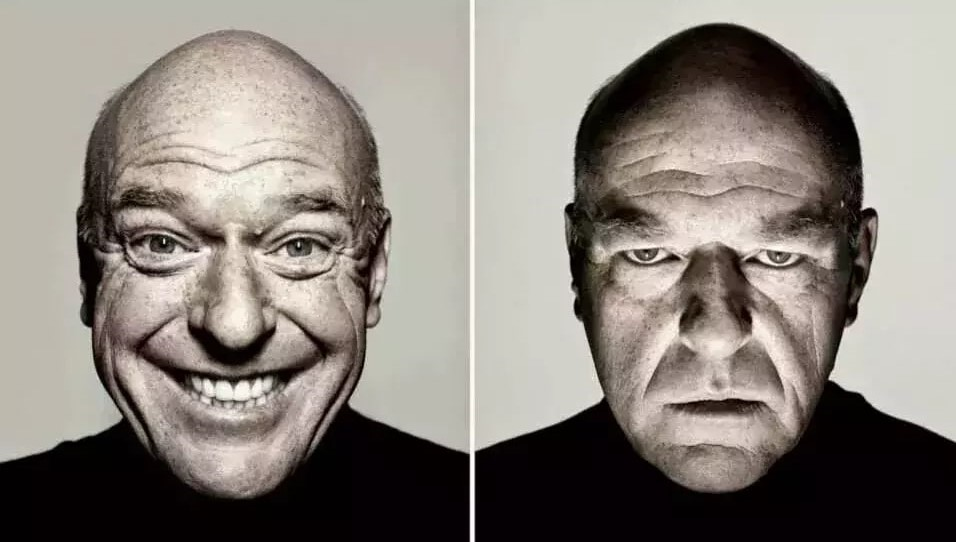
#> input picture SmileFrown.jpg, 956 x 542 px
$ python -i PCA-NMF-Based-Facial-Recog.py   (imports and definitions only)
#> lines starting #> are read from the running program, lines starting #| are printed output that depends on the picture; after the words box and inside, x2 and y2 are one past the last pixel; in counts of white or black regions, pixels touching at a corner belong together
#> further down, picture is the input picture: shape (542, 956, 3); mean B, G, R 125.5, 132.3, 138.9
import cv2
import numpy as np
import matplotlib.pyplot as plt
from sklearn.model_selection import train_test_split
from sklearn.decomposition import PCA
from sklearn.decomposition import NMF
import numpy as np

# Load the file
# [7 lines not run here, left out]

# [1 line that did not run here, left out]
# [1 line not run here, left out]

# Display first 10 images
fig, axs = plt.subplots(2, 5, figsize=(10, 5))
# [6 lines not run here, left out]

# Prepare data
# [1 line that did not run here, left out]
# [1 line that did not run here, left out]
# [1 line that did not run here, left out]

# Clean data
# [1 line that did not run here, left out]

# Split data
# [1 line that did not run here, left out]

pca = PCA()
# [10 lines not run here, left out]
# We can see that around 40 components and more PCA components represent the same data.

n_components = 40
pca = PCA(n_components=n_components, whiten=True)
# [1 line not run here, left out]

# Calculates mean face
# THIS IS OUR AVERAGE FACE FROM THE DATASET :O
# [1 line that did not run here, left out]
# [5 lines not run here, left out]

# Plotting the first 10 eigenfaces
# FEATURE EXTRACTION
# These are the most important components of the PCA
# Eigenfaces are the principal components of the dataset
# They are the directions in which the data varies the most
# [1 line that did not run here, left out]
# [1 line that did not run here, left out]
# [1 line that did not run here, left out]
fig, axs = plt.subplots(2, 5, figsize=(10, 5))
# [6 lines not run here, left out]

# Load pre-trained face detection model
faceCascade = cv2.CascadeClassifier(
    cv2.data.haarcascades + "haarcascade_frontalface_default.xml"
)


# Detect faces and extract faces from the image
def detectAndExtractFaces(image):
    # Convert to grayscale
    gray_image = cv2.cvtColor(image, cv2.COLOR_BGR2GRAY)

    # Face detection
    faces = faceCascade.detectMultiScale(
        gray_image, scaleFactor=1.11, minNeighbors=5, minSize=(50, 50)
    )
#> faces = [[57, 109, 349, 349]]

    # Draw rectangles around detected faces
    for x, y, w, h in faces:
        cv2.rectangle(image, (x, y), (x + w, y + h), (255, 0, 0), 2)
#> this loop made 1 pass
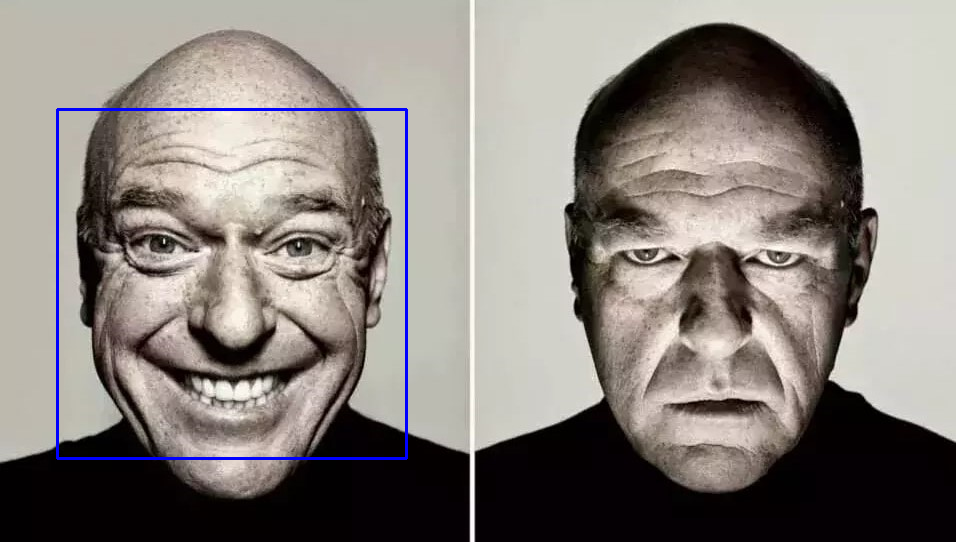
#> image: shape (542, 956, 3); 0.81% of pixels changed, all inside (x1, y1, x2, y2) = (56, 108, 408, 460)

    # Extract face regions
    faceRegions = []
    for x, y, w, h in faces:
        faceRegion = gray_image[y : y + h, x : x + w]
        faceRegionsResized = cv2.resize(faceRegion, (imageWidth, imageHeight))
        faceRegions.append(faceRegionsResized)
#> this loop made 1 pass
#> pass 1, in detectAndExtractFaces, `faceRegion = gray_image[y : y + h, x : x + w]`:
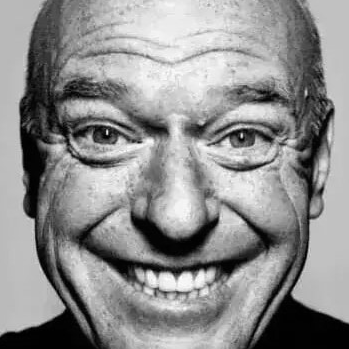
#> faceRegion: shape (349, 349); min 0, max 254, mean 142.3
#> after the loop, faceRegions = []

    cv2.imshow("Face Detection", image)
    cv2.waitKey(0)
    return np.array(faceRegions)

# PCA
pca = PCA(n_components=1, whiten=True)

# Images we want to detect and perform PCA and NMF on
imgs = ["SmileFrown.jpg"]  # ADD IMAGES HERE

# [72 lines not run here, left out]

>>> import cv2
>>> picture = cv2.imread('SmileFrown.jpg')
#> (the run stopped early here; a loop or call above may not have finished)

$ run again, on Cyber.jpg
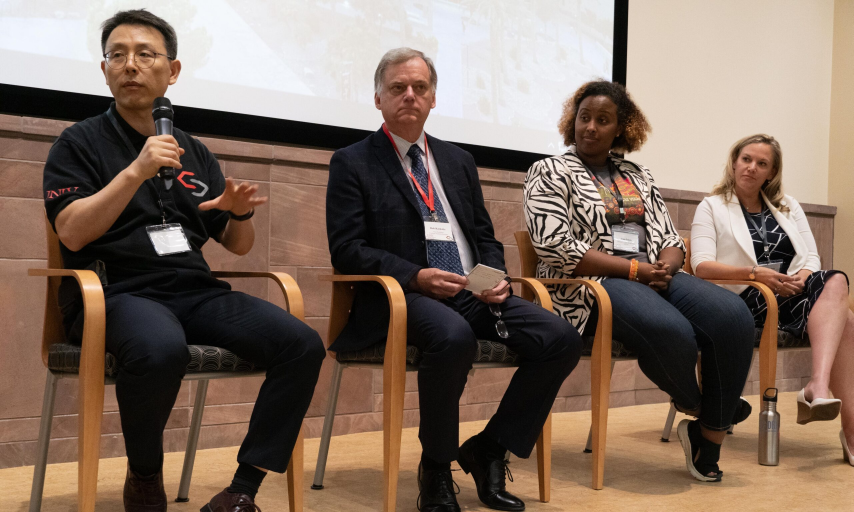
#> input picture Cyber.jpg, 2560 x 1536 px (shown at 1/3 size)
#> picture is the input picture: shape (1536, 2560, 3); mean B, G, R 95.8, 108.7, 128.1
#> faces = [[1341, 1390, 57, 57], [2191, 433, 130, 130], [1135, 191, 187, 187], [1701, 298, 157, 157], [284, 70, 223, 223]]
#> the loop in detectAndExtractFaces, `for x, y, w, h in faces:` made 5 passes
#> after the loop in detectAndExtractFaces, `for x, y, w, h in faces:`:
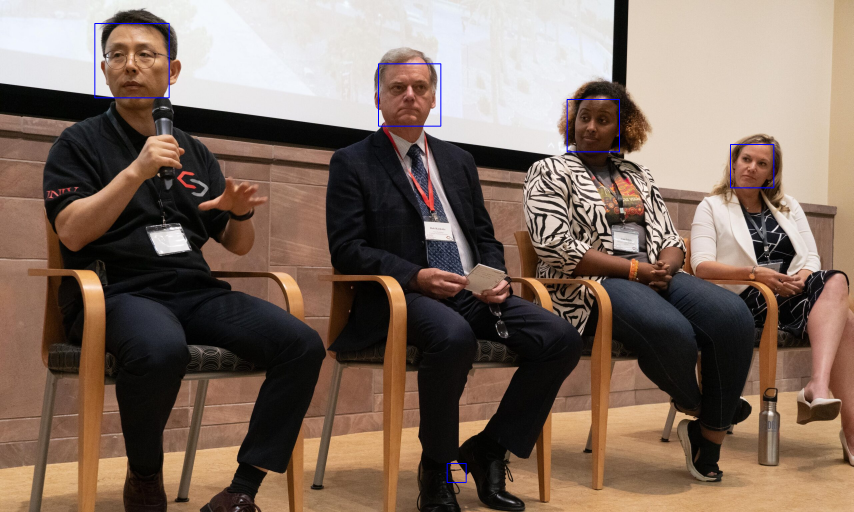
#> image: shape (1536, 2560, 3) (shown at 1/3 size); 0.23% of pixels changed, all inside (x1, y1, x2, y2) = (283, 69, 2323, 1449)
#> the loop in detectAndExtractFaces, `for x, y, w, h in faces:` made 1 pass
#> pass 1, in detectAndExtractFaces, `faceRegion = gray_image[y : y + h, x : x + w]`:
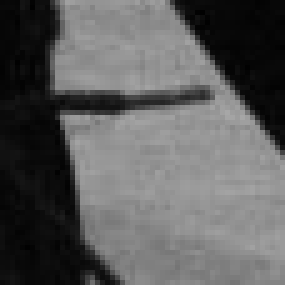
#> faceRegion: shape (57, 57) (shown 5 times larger); min 1, max 167, mean 92
#> after the loop in detectAndExtractFaces, `for x, y, w, h in faces:`: faceRegions = []

$ run again, on GuySmile.jpg
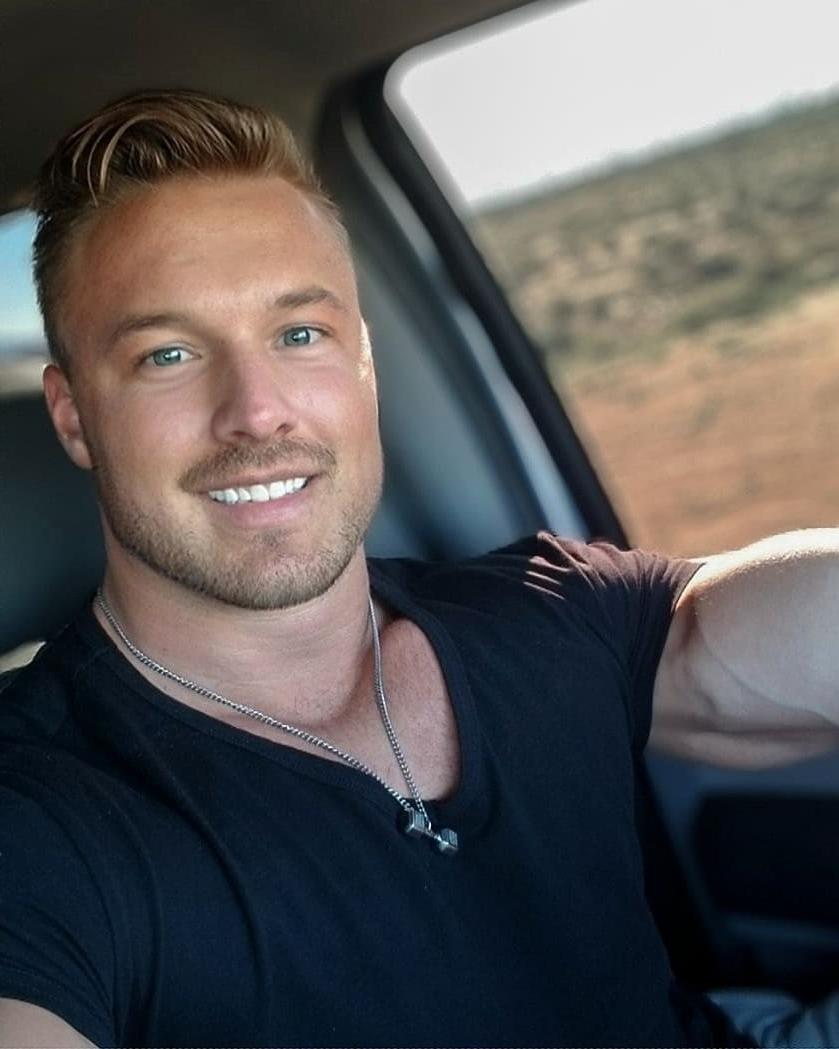
#> input picture GuySmile.jpg, 839 x 1049 px
#> picture is the input picture: shape (1049, 839, 3); mean B, G, R 85.8, 85.5, 88
#> faces = [[49, 192, 390, 390]]
#> the loop in detectAndExtractFaces, `for x, y, w, h in faces:` made 1 pass
#> after the loop in detectAndExtractFaces, `for x, y, w, h in faces:`:
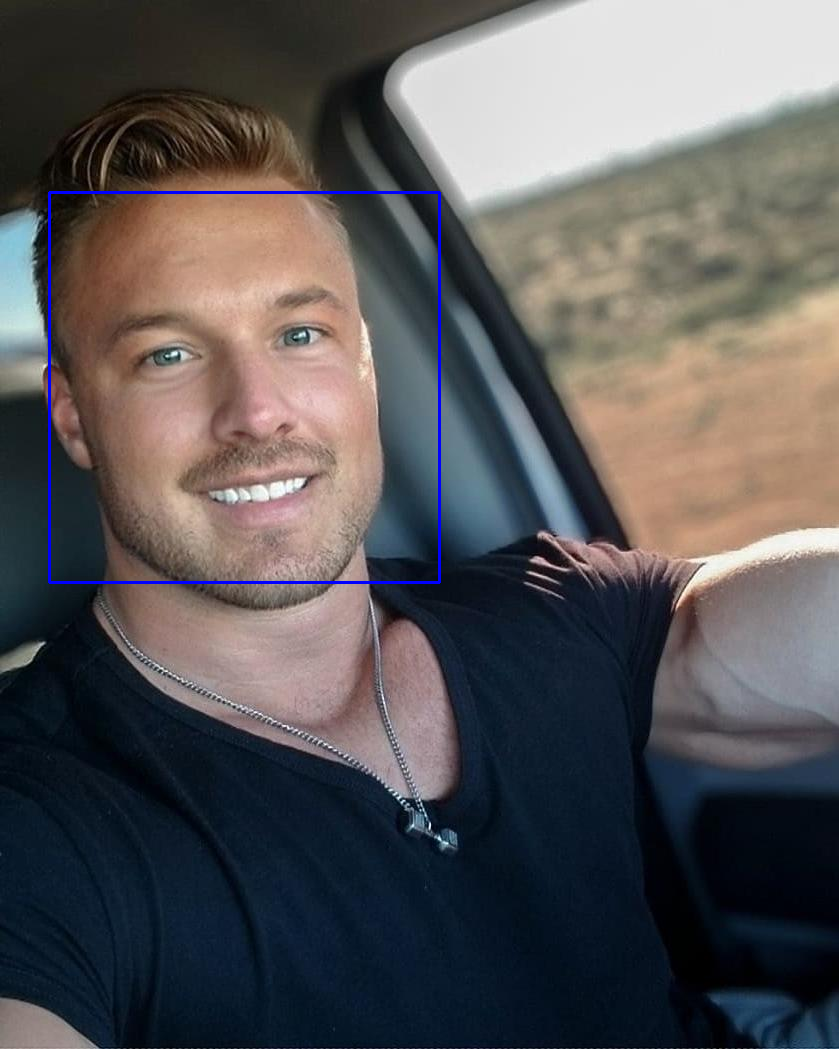
#> image: shape (1049, 839, 3); 0.53% of pixels changed, all inside (x1, y1, x2, y2) = (48, 191, 441, 584)
#> the loop in detectAndExtractFaces, `for x, y, w, h in faces:` made 1 pass
#> pass 1, in detectAndExtractFaces, `faceRegion = gray_image[y : y + h, x : x + w]`:
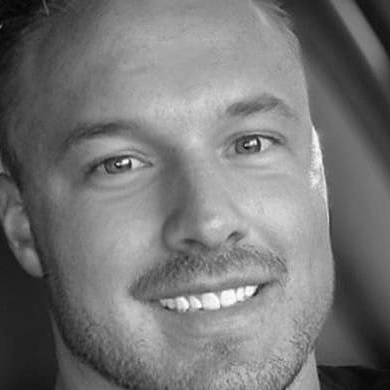
#> faceRegion: shape (390, 390); min 1, max 255, mean 117.3
#> after the loop in detectAndExtractFaces, `for x, y, w, h in faces:`: faceRegions = []
